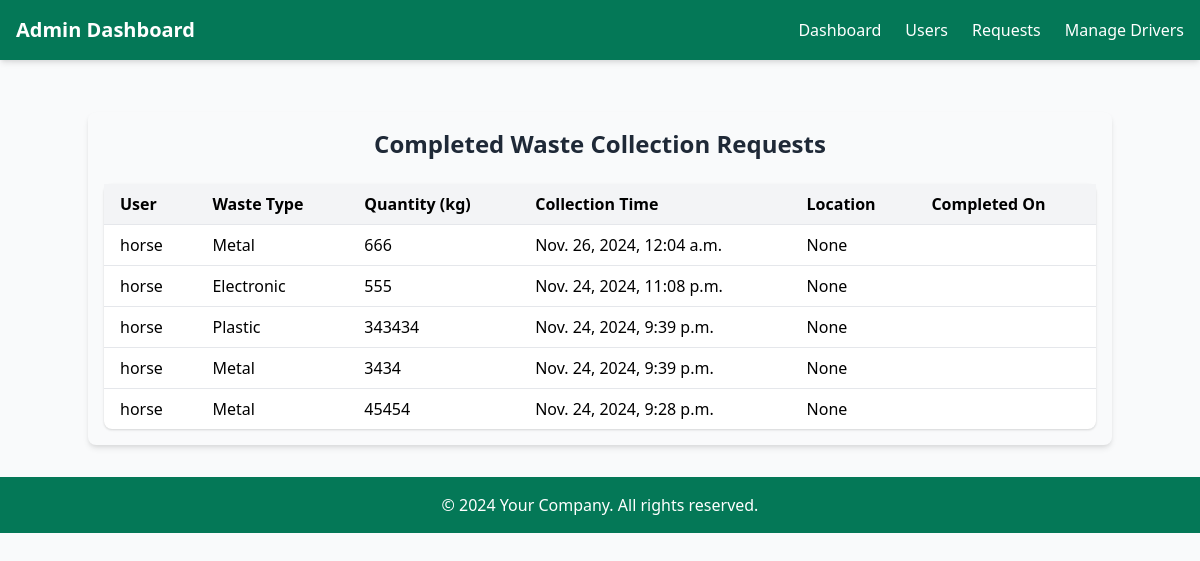
Page /adminn/completed-requests/ (signed in) on the committed database.
### wasteapp/models.py (models this page shows, shortened)
class WasteRequest(models.Model):
    user = models.ForeignKey(User, related_name='waste_requests', on_delete=models.CASCADE)
    waste_type = models.CharField(max_length=50, choices=WASTE_TYPES)
    quantity = models.PositiveIntegerField(help_text="Enter quantity in kg")
    collection_time = models.DateTimeField()
    collection_location = models.ForeignKey('profileapp.Address', on_delete=models.SET_NULL, null=True, blank=True)
    status = models.CharField(max_length=20, default='Pending', choices=[('Pending', 'Pending'), ('Completed', 'Completed')])
    created_at = models.DateTimeField(auto_now_add=True)
    driver = models.ForeignKey(User, on_delete=models.SET_NULL, null=True, blank=True, related_name="assigned_tasks")

### account_app/decorators.py (the view)
        def _wrapped_view(request, *args, **kwargs):
            if request.user.is_authenticated:
                if request.user.is_superuser:
                    if 'admin' in allowed_roles:  # Admin-only pages
                        return view_func(request, *args, **kwargs)
                    else:
                        return HttpResponseForbidden("Admins cannot access this page.")
                if hasattr(request.user, 'userprofile') and request.user.userprofile.role in allowed_roles:
                    return view_func(request, *args, **kwargs)
                else:
                    return HttpResponseForbidden("You do not have permission to access this page.")
            else:
                return redirect('login_user')  # Replace with your login URL name

### adminapp/views.py (called while the page is built)
@role_required(allowed_roles=['admin'])
def view_completed_requests(request):
    completed_requests = WasteRequest.objects.filter(status="Completed").order_by("-created_at")  # Get completed requests in descending order of creation date
    context = {"completed_requests": completed_requests}
    return render(request, "adminapp/completed_requests.html", context)

### templates/adminapp/completed_requests.html (shortened to what this page needs)
{% extends "adminapp/base.html" %}
{% block content %}
<div class="container mx-auto mt-8 p-4 bg-gray-50 rounded-lg shadow-md">
    <h2 class="text-2xl font-bold mb-6 text-center text-gray-800">Completed Waste Collection Requests</h2>
    {% if completed_requests %}
        <table class="min-w-full bg-white shadow rounded-lg">
            <thead class="bg-gray-100">
                <tr>
                    <th class="py-2 px-4 text-left">User</th>
                    <th class="py-2 px-4 text-left">Waste Type</th>
                    <th class="py-2 px-4 text-left">Quantity (kg)</th>
                    <th class="py-2 px-4 text-left">Collection Time</th>
                    <th class="py-2 px-4 text-left">Location</th>
                    <th class="py-2 px-4 text-left">Completed On</th>
                </tr>
            </thead>
            <tbody>
                {% for request in completed_requests %}
                    <tr class="border-t hover:bg-gray-200">
                        <td class="py-2 px-4">{{ request.user.username }}</td>
                        <td class="py-2 px-4">{{ request.waste_type }}</td>
                        <td class="py-2 px-4">{{ request.quantity }}</td>
                        <td class="py-2 px-4">{{ request.collection_time }}</td>
                        <td class="py-2 px-4">{{ request.collection_location }}</td>
                        <td class="py-2 px-4">{{ request.updated_at|date:"F j, Y, g:i a" }}</td>
                    </tr>
                {% endfor %}
            </tbody>
        </table>
    {% else %}
        <p class="text-gray-600 mt-4 text-center">No completed requests found.</p>
    {% endif %}
</div>
{% endblock %}

### rows in the picture
WasteRequest: user.username "horse", waste_type "Metal", quantity "666", collection_time "Nov. 26, 2024, 12:04 a.m.", collection_location "None"
WasteRequest: user.username "horse", waste_type "Electronic", quantity "555", collection_time "Nov. 24, 2024, 11:08 p.m.", collection_location "None"
WasteRequest: user.username "horse", waste_type "Plastic", quantity "343434", collection_time "Nov. 24, 2024, 9:39 p.m.", collection_location "None"
WasteRequest: user.username "horse", waste_type "Metal", quantity "3434", collection_time "Nov. 24, 2024, 9:39 p.m.", collection_location "None"
WasteRequest: user.username "horse", waste_type "Metal", quantity "45454", collection_time "Nov. 24, 2024, 9:28 p.m.", collection_location "None"
